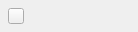
<?xml version="1.0" encoding="UTF-8"?>
<ui version="4.0">
 <class>StalledIssueTab</class>
 <widget class="QFrame" name="StalledIssueTab">
  <property name="geometry">
   <rect>
    <x>0</x>
    <y>0</y>
    <width>138</width>
    <height>32</height>
   </rect>
  </property>
  <property name="minimumSize">
   <size>
    <width>0</width>
    <height>26</height>
   </size>
  </property>
  <property name="maximumSize">
   <size>
    <width>16777215</width>
    <height>32</height>
   </size>
  </property>
  <property name="cursor">
   <cursorShape>PointingHandCursor</cursorShape>
  </property>
  <property name="windowTitle">
   <string notr="true"/>
  </property>
  <property name="styleSheet">
   <string notr="true">StalledIssueTab[isSelected=true]
{
    border-radius: 16px; 
    border: none;
    background-color: #ff04101E; /*colorToken.selection-control*/
}

StalledIssueTab[isSelected=false][itsHover=true] 
{
    border: none;
	background-color: transparent;
}

StalledIssueTab[isSelected=false][itsHover=false] 
{
	border-radius: 16px;
     border: none;
	background-color: #ffE4E4E5; /*colorToken.surface-3*/
}

StalledIssueTab[isSelected=true] QLabel
{
    color: #ff616366; /*colorToken.text-inverse-accent*/
}

StalledIssueTab[isSelected=false] QLabel
{
	color: #ff616366; /*colorToken.text-secondary*/
}
</string>
  </property>
  <property name="itsHover" stdset="0">
   <bool>false</bool>
  </property>
  <property name="itsOn" stdset="0">
   <bool>false</bool>
  </property>
  <layout class="QHBoxLayout" name="horizontalLayout">
   <property name="spacing">
    <number>4</number>
   </property>
   <property name="leftMargin">
    <number>8</number>
   </property>
   <property name="topMargin">
    <number>0</number>
   </property>
   <property name="rightMargin">
    <number>13</number>
   </property>
   <property name="bottomMargin">
    <number>0</number>
   </property>
   <item>
    <widget class="QToolButton" name="icon">
     <property name="minimumSize">
      <size>
       <width>16</width>
       <height>16</height>
      </size>
     </property>
     <property name="maximumSize">
      <size>
       <width>16</width>
       <height>16</height>
      </size>
     </property>
     <property name="focusPolicy">
      <enum>Qt::NoFocus</enum>
     </property>
     <property name="text">
      <string notr="true"/>
     </property>
     <property name="class" stdset="0">
      <string notr="true">icon-label</string>
     </property>
    </widget>
   </item>
   <item>
    <widget class="QLabel" name="title">
     <property name="text">
      <string/>
     </property>
    </widget>
   </item>
  </layout>
 </widget>
 <resources/>
 <connections/>
</ui>
